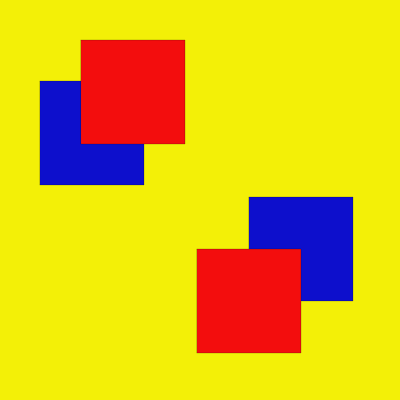
Frame 1 (no input)
Frame 60 (no input): identical to frame 1, image omitted
Frame 120 (the mouse pressed at the canvas centre since frame 60): identical to frame 1, image omitted

The p5.js sketch that drew this single still picture (run headless with seeded random() and noise() and a simulated clock; from frame 60 on, the mouse is pressed at the canvas centre):

// p5.js sketch
// ── sketch.js

function setup() {
  createCanvas(400, 400);
  angleMode(DEGREES)
}

function draw() {
 background(243,240,7);
  
    push();
  translate(0 ,0)
  scale(0.2)
  rotate(0);
  rectangulo(520,520,1245,985,13,15, 204, 243,13,13);
    pop();
  
  
     push();
  translate(0 ,0)
  scale(0.2)
  rotate(0);
  rectangulo(520,520,200,405, 13,15, 204, 243,13,13)
    
}
  
 function rectangulo(tam, tam2,espacio1, espacio2, r, g, b, r2, g2, b2){
  // parámetros de mi f(X) (tam, tam2, espacio, r,g, b, r2, g2, b2)
   
// 1 rectangulo rosado
  fill(r, g, b)
// rect (desplX, desplY, ancho, alto)
  rect(0+espacio1,0+espacio2,tam,tam2) 
   
//2 rectangulo
  fill(r2,g2,b2);
  rect(espacio2,espacio1,tam,tam2)

   
 
  

}
